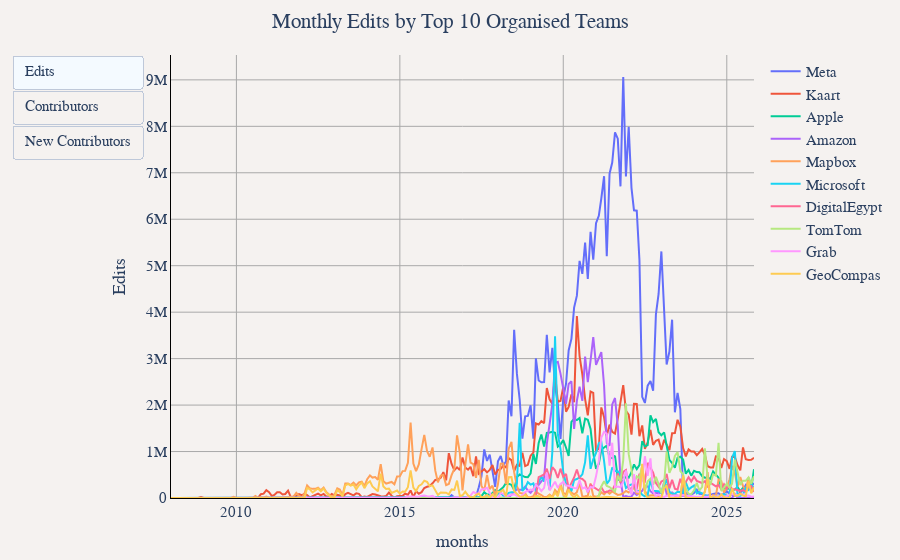

The notebook cell this image was saved under:
### Markdown cell above
## Monthly Contributors, New Contributors, and Edits Per Organised Team (Top 10 Plot)

### Code cell
# Top 10 organised teams by contributors
df_top10 = duckdb.sql("""
WITH top_organised_teams AS (
    SELECT organised_team
    FROM (
        SELECT
            organised_team,
            SUM(edit_count) as total_edits
        FROM '../changeset_data/year=*/month=*/*.parquet'
        WHERE organised_team IS NOT NULL
        GROUP BY organised_team
        ORDER BY total_edits DESC
        LIMIT 10
    )
),
user_first_appearance AS (
    SELECT
        user_name,
        year,
        month,
        organised_team,
        ROW_NUMBER() OVER (PARTITION BY user_name ORDER BY year, month) as rn
    FROM (
        SELECT DISTINCT user_name, year, month, organised_team
        FROM '../changeset_data/year=*/month=*/*.parquet'
        WHERE organised_team IN (SELECT organised_team FROM top_organised_teams)
    )
),
first_appearances AS (
    SELECT user_name, year, month, organised_team
    FROM user_first_appearance
    WHERE rn = 1
),
monthly_contributors AS (
    SELECT 
        year,
        month,
        CONCAT(year, '-', LPAD(CAST(month as VARCHAR), 2, '0')) as months,
        organised_team,
        COUNT(DISTINCT user_name) as "Contributors",
        CAST(SUM(edit_count) as BIGINT) as "Edits"
    FROM '../changeset_data/year=*/month=*/*.parquet'
    WHERE organised_team IN (SELECT organised_team FROM top_organised_teams)
    GROUP BY year, month, organised_team
),
monthly_new_contributors AS (
    SELECT
        year,
        month,
        organised_team,
        COUNT(DISTINCT user_name) as "New Contributors"
    FROM first_appearances
    GROUP BY year, month, organised_team
)
SELECT 
    mc.months,
    mc.organised_team,
    mc."Contributors",
    COALESCE(mnc."New Contributors", 0) as "New Contributors",
    mc."Edits"
FROM monthly_contributors mc
LEFT JOIN monthly_new_contributors mnc ON mc.year = mnc.year AND mc.month = mnc.month AND mc.organised_team = mnc.organised_team
ORDER BY mc.year, mc.month, mc.organised_team
""").df()

util.show_figure(
    [
        util.FigureConfig(
            title="Monthly Edits by Top 10 Organised Teams",
            label="Edits",
            x_col="months",
            y_col="Edits",
            group_col="organised_team",
            query_or_df=df_top10,
        ),
        util.FigureConfig(
            title="Monthly Contributors by Top 10 Organised Teams",
            label="Contributors",
            x_col="months",
            y_col="Contributors",
            group_col="organised_team",
            query_or_df=df_top10,
        ),
        util.FigureConfig(
            title="Monthly New Contributors by Top 10 Organised Teams",
            label="New Contributors",
            x_col="months",
            y_col="New Contributors",
            group_col="organised_team",
            query_or_df=df_top10,
        ),
    ]
)

### Figure 1 — Plotly figure (JSON) as saved in the notebook; plotly's stock layout.template omitted (floating-point values rounded to 4 significant figures; data arrays with more than 128 entries replaced by an {"elided": "..."} marker saying what was removed)
{"data": [{"hovertemplate": "Meta<br>%{x}<br>%{y:,} Edits<extra></extra>", "name": "Meta", "type": "scatter", "visible": true, "x": {"elided": "207 str values"}, "y": {"elided": "207 int values"}}, {"hovertemplate": "Kaart<br>%{x}<br>%{y:,} Edits<extra></extra>", "name": "Kaart", "type": "scatter", "visible": true, "x": {"elided": "207 str values"}, "y": {"elided": "207 int values"}}, {"hovertemplate": "Apple<br>%{x}<br>%{y:,} Edits<extra></extra>", "name": "Apple", "type": "scatter", "visible": true, "x": {"elided": "207 str values"}, "y": {"elided": "207 int values"}}, {"hovertemplate": "Amazon<br>%{x}<br>%{y:,} Edits<extra></extra>", "name": "Amazon", "type": "scatter", "visible": true, "x": {"elided": "207 str values"}, "y": {"elided": "207 int values"}}, {"hovertemplate": "Mapbox<br>%{x}<br>%{y:,} Edits<extra></extra>", "name": "Mapbox", "type": "scatter", "visible": true, "x": {"elided": "207 str values"}, "y": {"elided": "207 int values"}}, {"hovertemplate": "Microsoft<br>%{x}<br>%{y:,} Edits<extra></extra>", "name": "Microsoft", "type": "scatter", "visible": true, "x": {"elided": "207 str values"}, "y": {"elided": "207 int values"}}, {"hovertemplate": "DigitalEgypt<br>%{x}<br>%{y:,} Edits<extra></extra>", "name": "DigitalEgypt", "type": "scatter", "visible": true, "x": {"elided": "207 str values"}, "y": {"elided": "207 int values"}}, {"hovertemplate": "TomTom<br>%{x}<br>%{y:,} Edits<extra></extra>", "name": "TomTom", "type": "scatter", "visible": true, "x": {"elided": "207 str values"}, "y": {"elided": "207 int values"}}, {"hovertemplate": "Grab<br>%{x}<br>%{y:,} Edits<extra></extra>", "name": "Grab", "type": "scatter", "visible": true, "x": {"elided": "207 str values"}, "y": {"elided": "207 int values"}}, {"hovertemplate": "GeoCompas<br>%{x}<br>%{y:,} Edits<extra></extra>", "name": "GeoCompas", "type": "scatter", "visible": true, "x": {"elided": "207 str values"}, "y": {"elided": "207 int values"}}, {"hovertemplate": "Meta<br>%{x}<br>%{y:,} Contributors<extra></extra>", "name": "Meta", "type": "scatter", "visible": false, "x": {"elided": "207 str values"}, "y": {"elided": "207 int values"}}, {"hovertemplate": "Kaart<br>%{x}<br>%{y:,} Contributors<extra></extra>", "name": "Kaart", "type": "scatter", "visible": false, "x": {"elided": "207 str values"}, "y": {"elided": "207 int values"}}, {"hovertemplate": "Apple<br>%{x}<br>%{y:,} Contributors<extra></extra>", "name": "Apple", "type": "scatter", "visible": false, "x": {"elided": "207 str values"}, "y": {"elided": "207 int values"}}, {"hovertemplate": "Amazon<br>%{x}<br>%{y:,} Contributors<extra></extra>", "name": "Amazon", "type": "scatter", "visible": false, "x": {"elided": "207 str values"}, "y": {"elided": "207 int values"}}, {"hovertemplate": "Mapbox<br>%{x}<br>%{y:,} Contributors<extra></extra>", "name": "Mapbox", "type": "scatter", "visible": false, "x": {"elided": "207 str values"}, "y": {"elided": "207 int values"}}, {"hovertemplate": "Microsoft<br>%{x}<br>%{y:,} Contributors<extra></extra>", "name": "Microsoft", "type": "scatter", "visible": false, "x": {"elided": "207 str values"}, "y": {"elided": "207 int values"}}, {"hovertemplate": "DigitalEgypt<br>%{x}<br>%{y:,} Contributors<extra></extra>", "name": "DigitalEgypt", "type": "scatter", "visible": false, "x": {"elided": "207 str values"}, "y": {"elided": "207 int values"}}, {"hovertemplate": "TomTom<br>%{x}<br>%{y:,} Contributors<extra></extra>", "name": "TomTom", "type": "scatter", "visible": false, "x": {"elided": "207 str values"}, "y": {"elided": "207 int values"}}, {"hovertemplate": "Grab<br>%{x}<br>%{y:,} Contributors<extra></extra>", "name": "Grab", "type": "scatter", "visible": false, "x": {"elided": "207 str values"}, "y": {"elided": "207 int values"}}, {"hovertemplate": "GeoCompas<br>%{x}<br>%{y:,} Contributors<extra></extra>", "name": "GeoCompas", "type": "scatter", "visible": false, "x": {"elided": "207 str values"}, "y": {"elided": "207 int values"}}, {"hovertemplate": "Meta<br>%{x}<br>%{y:,} New Contributors<extra></extra>", "name": "Meta", "type": "scatter", "visible": false, "x": {"elided": "207 str values"}, "y": {"elided": "207 int values"}}, {"hovertemplate": "Kaart<br>%{x}<br>%{y:,} New Contributors<extra></extra>", "name": "Kaart", "type": "scatter", "visible": false, "x": {"elided": "207 str values"}, "y": {"elided": "207 int values"}}, {"hovertemplate": "Apple<br>%{x}<br>%{y:,} New Contributors<extra></extra>", "name": "Apple", "type": "scatter", "visible": false, "x": {"elided": "207 str values"}, "y": {"elided": "207 int values"}}, {"hovertemplate": "Amazon<br>%{x}<br>%{y:,} New Contributors<extra></extra>", "name": "Amazon", "type": "scatter", "visible": false, "x": {"elided": "207 str values"}, "y": {"elided": "207 int values"}}, {"hovertemplate": "Mapbox<br>%{x}<br>%{y:,} New Contributors<extra></extra>", "name": "Mapbox", "type": "scatter", "visible": false, "x": {"elided": "207 str values"}, "y": {"elided": "207 int values"}}, {"hovertemplate": "Microsoft<br>%{x}<br>%{y:,} New Contributors<extra></extra>", "name": "Microsoft", "type": "scatter", "visible": false, "x": {"elided": "207 str values"}, "y": {"elided": "207 int values"}}, {"hovertemplate": "DigitalEgypt<br>%{x}<br>%{y:,} New Contributors<extra></extra>", "name": "DigitalEgypt", "type": "scatter", "visible": false, "x": {"elided": "207 str values"}, "y": {"elided": "207 int values"}}, {"hovertemplate": "TomTom<br>%{x}<br>%{y:,} New Contributors<extra></extra>", "name": "TomTom", "type": "scatter", "visible": false, "x": {"elided": "207 str values"}, "y": {"elided": "207 int values"}}, {"hovertemplate": "Grab<br>%{x}<br>%{y:,} New Contributors<extra></extra>", "name": "Grab", "type": "scatter", "visible": false, "x": {"elided": "207 str values"}, "y": {"elided": "207 int values"}}, {"hovertemplate": "GeoCompas<br>%{x}<br>%{y:,} New Contributors<extra></extra>", "name": "GeoCompas", "type": "scatter", "visible": false, "x": {"elided": "207 str values"}, "y": {"elided": "207 int values"}}], "layout": {"barmode": "stack", "font": {"family": "Times", "size": 15}, "margin": {"b": 55, "l": 55, "r": 55, "t": 55}, "paper_bgcolor": "#f5f2f0", "plot_bgcolor": "#f5f2f0", "title": {"text": "Monthly Edits by Top 10 Organised Teams", "x": 0.5}, "updatemenus": [{"buttons": [{"args": [{"visible": [true, true, true, true, true, true, true, true, true, true, false, false, false, false, false, false, false, false, false, false, false, false, false, false, false, false, false, false, false, false]}, {"title.text": "Monthly Edits by Top 10 Organised Teams", "xaxis.title.text": "months", "yaxis.title.text": "Edits"}], "label": "Edits", "method": "update"}, {"args": [{"visible": [false, false, false, false, false, false, false, false, false, false, true, true, true, true, true, true, true, true, true, true, false, false, false, false, false, false, false, false, false, false]}, {"title.text": "Monthly Contributors by Top 10 Organised Teams", "xaxis.title.text": "months", "yaxis.title.text": "Contributors"}], "label": "Contributors", "method": "update"}, {"args": [{"visible": [false, false, false, false, false, false, false, false, false, false, false, false, false, false, false, false, false, false, false, false, true, true, true, true, true, true, true, true, true, true]}, {"title.text": "Monthly New Contributors by Top 10 Organised Teams", "xaxis.title.text": "months", "yaxis.title.text": "New Contributors"}], "label": "New Contributors", "method": "update"}], "type": "buttons"}], "xaxis": {"gridcolor": "darkgray", "linecolor": "black", "showgrid": true, "tickcolor": "black", "title": {"text": "months"}, "zerolinecolor": "darkgray"}, "yaxis": {"gridcolor": "darkgray", "linecolor": "black", "rangemode": "tozero", "showgrid": true, "tickcolor": "black", "title": {"text": "Edits"}, "zerolinecolor": "darkgray"}}}
